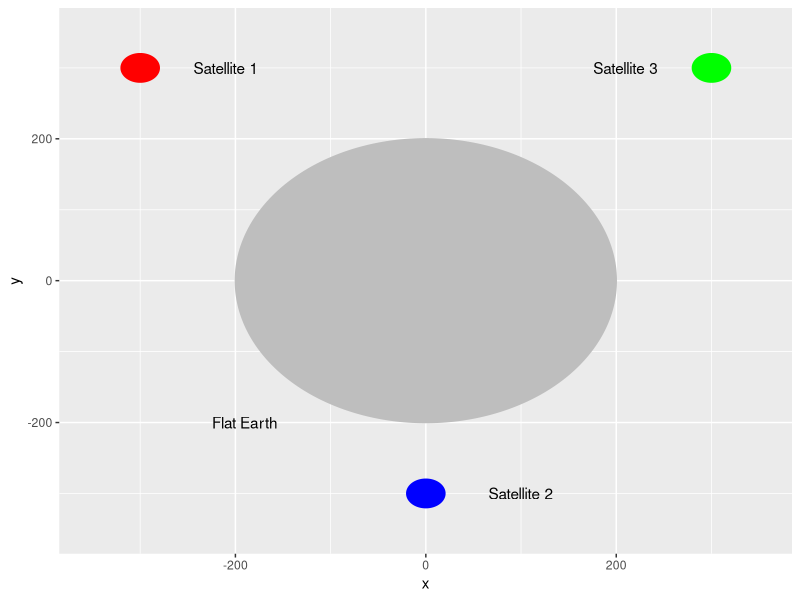

This figure's R source:
## ---- chunk 1
knitr::opts_chunk$set(echo = TRUE)
## ---- chunk 2
pckg <- c ('ggplot2','ggforce')

install.packages('ggforce')
#load several packages at once
lapply(pckg, require, character.only = TRUE)


gg_circles <- function(){
  
  # construction of the plot
  ggplot() + geom_circle(aes(x0 = 0, y0 = 0, r =200 ), fill = "grey", color = "grey") +
    geom_circle(aes(x0 = -300, y0 = 300, r = 20), fill = "red", color = "red") +
    geom_circle(aes(x0 = 0, y0 = -300, r = 20), fill = "blue", color = "blue") +
    geom_circle(aes(x0 = 300, y0 = 300, r = 20), fill = "green", color = "green") +
    geom_text(aes(x=100,y=-300,label ='Satellite 2'))+
    geom_text(aes(x=-210,y=300,label ='Satellite 1'))+
    geom_text(aes(x=210,y=300,label ='Satellite 3'))+
    geom_text(aes(x=-190,y=-200,label ='Flat Earth'))+
    # define graph boarders
    coord_cartesian(xlim = c(-350, 350), ylim = c(-350, 350)) +
    # name axis
    xlab("x") + ylab("y")
}

gg_circles()
## ---- chunk 3
satellite_pos <- matrix(c(-300, 300, 0, 300, 300, -300), ncol=2, byrow=TRUE)

get_position <- function(d_est) {
  
  # Define the objective function to minimize
  objective <- function(theta) {
    sum((sqrt((satellite_pos[, 1] - theta[1])^2 + (satellite_pos[, 2] - theta[2])^2) - d_est + theta[3])^2)
  }
  
  # Use optim function to minimize objective function
  res <- optim(par = c(0, 0, 0), fn = objective, lower = c(-1000, -1000, -1000), upper = c(1000, 1000, 1000))
  
  # Define the gnss_position object
  gnss_pos <- list()
  gnss_pos$theta <- res$par
  gnss_pos$d_true <- sqrt((satellite_pos[, 1] - gnss_pos$theta[1])^2 + (satellite_pos[, 2] - gnss_pos$theta[2])^2)
  gnss_pos$epsilon <- d_est - gnss_pos$d_true
  
  class(gnss_pos) <- "gnss_position"
  return(gnss_pos)
}

# Example usage
d_est <- c(450, 450, 450)
pos <- get_position(d_est)
print(pos$theta)
print(pos$d_true)
print(pos$epsilon)
